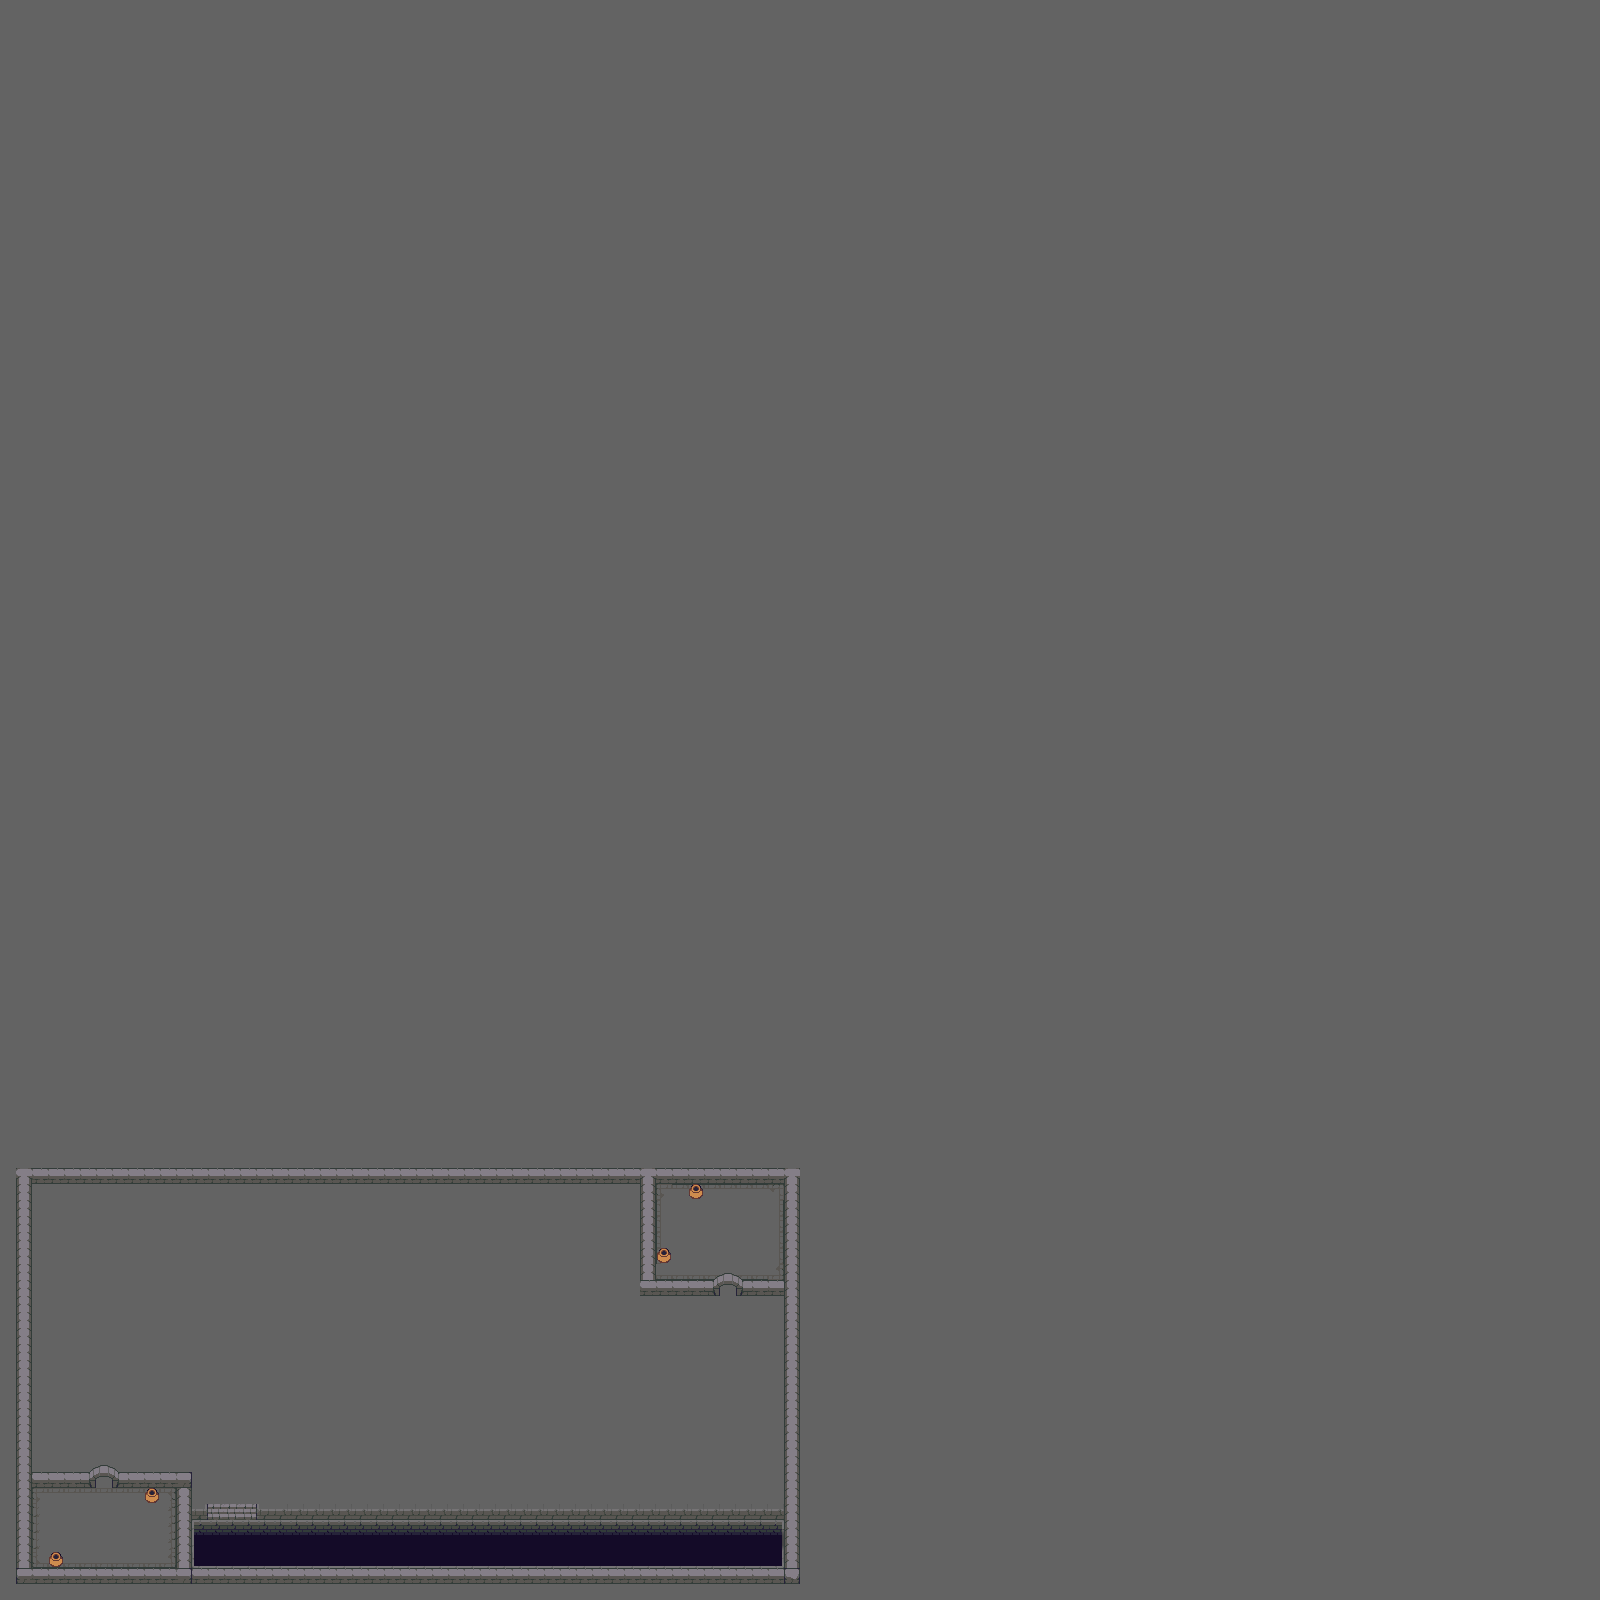

A level layout from a 2D game, rendered from its tile map. Below: a short description, then the map file with tile-grid data replaced by summaries:
An orthogonal 100x100 tile map with 16x16 px tiles, 4 tile layers (Terrain, Walls, Objects, AbovePlayer) and 17 objects.

<map version="1.5" tiledversion="1.7.2" orientation="orthogonal" renderorder="right-down" width="100" height="100" tilewidth="16" tileheight="16" infinite="0" nextlayerid="6" nextobjectid="20">
 <tileset firstgid="1" name="210Tileset" tilewidth="16" tileheight="16" tilecount="480" columns="20">
  <image source="../SpriteSheet/210Tileset.png" width="320" height="384" />
 </tileset>
 <layer id="1" name="Terrain" width="100" height="100">
  <data>[10000 cells, 10000 non-empty, 23 distinct tile ids]</data>
 </layer>
 <layer id="2" name="Walls" width="100" height="100">
  <data>[10000 cells, 174 non-empty, 8 distinct tile ids]</data>
 </layer>
 <layer id="3" name="Objects" width="100" height="100">
  <data>[10000 cells, 4 non-empty, 1 distinct tile ids]</data>
 </layer>
 <objectgroup id="5" name="Collisions">
  <object id="2" x="112" y="1471.02" width="79.9997" height="17.9591" />
  <object id="3" x="176" y="1488" width="16" height="96" />
  <object id="4" x="16" y="1488" width="16" height="96" />
  <object id="5" x="32" y="1568" width="160" height="16" />
  <object id="6" x="48" y="1552" width="16" height="16" />
  <object id="7" x="144" y="1488" width="16" height="16" />
  <object id="8" x="16" y="1168" width="16" height="320" />
  <object id="9" x="16" y="1168" width="784" height="16" />
  <object id="10" x="784" y="1168" width="16" height="416" />
  <object id="11" x="192" y="1568" width="608" height="16" />
  <object id="12" x="640" y="1168" width="16" height="128" />
  <object id="13" x="640" y="1280" width="64" height="16" />
  <object id="14" x="747.091" y="1280" width="36.9091" height="16" />
  <object id="15" x="704" y="1280" width="6" height="16" />
  <object id="17" x="192" y="1509.45" width="16" height="26.5455" />
  <object id="18" x="256" y="1509.27" width="528" height="25.2273" />
  <object id="19" x="32" y="1472" width="64" height="14.6667" />
 </objectgroup>
 <layer id="4" name="AbovePlayer" width="100" height="100">
  <data>[10000 cells, 12 non-empty, 6 distinct tile ids]</data>
 </layer>
</map>
